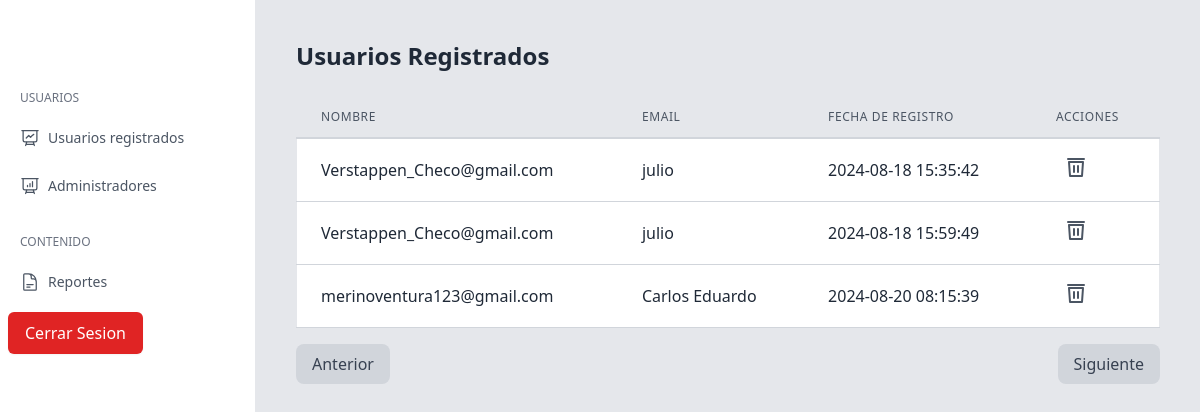
/crud-ad/index.php (signed in), run on an earlier commit of the app's database.
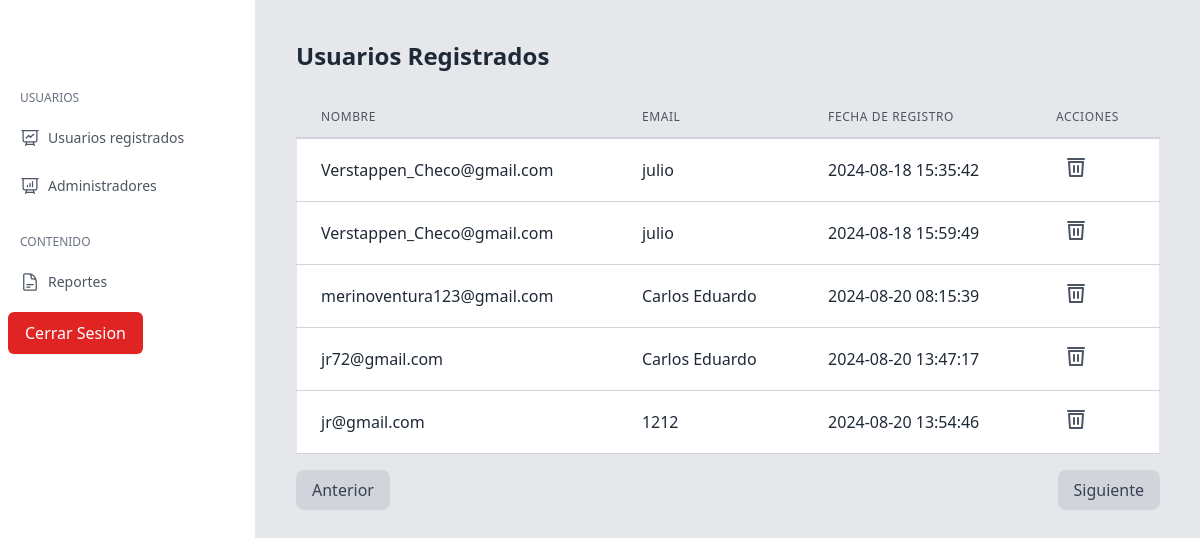
And on a later commit of the database.
### tables this page shows
CREATE TABLE `registro` (
  `id` int(11) NOT NULL,
  `nombre` text NOT NULL,
  `apellido` text NOT NULL,
  `email` text NOT NULL,
  `contra` text NOT NULL,
  `fecha_registro` datetime NOT NULL DEFAULT current_timestamp()
);

### src/crud-ad/php/ver_usu.php (the view, shortened to what this page needs)
<?php
$servername = "localhost";
$username = "root";
$password = "";
$database = "crea";
$results_per_page = 6;
if (isset($_GET['page']) && is_numeric($_GET['page'])) {
    $current_page = $_GET['page'];
} else {
    $current_page = 1;
}
$start_from = ($current_page - 1) * $results_per_page;
$conn = new mysqli($servername, $username, $password, $database);
$sql = "SELECT * FROM `registro` LIMIT $start_from, $results_per_page";
$result = $conn->query($sql);
if ($result->num_rows > 0) {
    while ($row = $result->fetch_assoc()) {
        echo '<tr>';
        echo '<td class="px-6 py-4 whitespace-no-wrap border-b border-gray-300 dark:border-gray-700">' . htmlspecialchars($row['email']) . '</td>';
        echo '<td class="px-6 py-4 whitespace-no-wrap border-b border-gray-300 dark:border-gray-700">' . htmlspecialchars($row['nombre']) . '</td>';
        echo '<td class="px-6 py-4 whitespace-no-wrap border-b border-gray-300 dark:border-gray-700">' . htmlspecialchars($row['fecha_registro']) . '</td>';
        echo '<td class="px-6 py-4 whitespace-no-wrap border-b border-gray-300 dark:border-gray-700">';
        echo '<form method="POST" style="display:inline-block;">';
        echo '<button type="submit" class="text-gray-600 dark:text-gray-200 hover:text-red-500 dark:hover:text-red-400 mx-2">';
        echo '<svg xmlns="http://www.w3.org/2000/svg" class="h-6 w-6" fill="none" viewBox="0 0 24 24" stroke="currentColor">';
        echo '<path stroke-linecap="round" stroke-linejoin="round" stroke-width="2" d="M19 7l-1 14H6L5 7m14 0H5M4 4h16M10 11v6m4-6v6" />';
        echo '</svg>';
        echo '</button>';
        echo '</form>';
        echo '</td>';
        echo '</tr>';
    }
} else {
    echo "<tr><td colspan='4'>No hay administradores registrados.</td></tr>";
}
?>

### src/crud-ad/index.php (shortened to what this page needs)
<!doctype html>
<html class="bg-gray-200">
<head>
    <link href="../output.css" rel="stylesheet">
    <link rel="stylesheet" href="css/index.css">
</head>
<body>
    <div class="flex h-screen">
    <?php
        include('templates/aside.php')
        ?>
        <main class="flex-1 p-10">
            <h1 class="text-2xl font-bold mb-6">Usuarios Registrados</h1>
            <div class="overflow-x-auto">
            <table class="min-w-full bg-white dark:bg-gray-900 border dark:border-gray-700">
            <thead>
                        <tr>
                            <th class="px-6 py-3 border-b-2 border-gray-300 dark:border-gray-700 bg-gray-200 dark:bg-gray-800 text-left text-xs leading-4 font-medium text-gray-600 dark:text-gray-200 uppercase tracking-wider">
                                Nombre
                            </th>
                            <th class="px-6 py-3 border-b-2 border-gray-300 dark:border-gray-700 bg-gray-200 dark:bg-gray-800 text-left text-xs leading-4 font-medium text-gray-600 dark:text-gray-200 uppercase tracking-wider">
                                Email
                            </th>
                            <th class="px-6 py-3 border-b-2 border-gray-300 dark:border-gray-700 bg-gray-200 dark:bg-gray-800 text-left text-xs leading-4 font-medium text-gray-600 dark:text-gray-200 uppercase tracking-wider">
                                Fecha de Registro
                            </th>
                            <th class="px-6 py-3 border-b-2 border-gray-300 dark:border-gray-700 bg-gray-200 dark:bg-gray-800 text-left text-xs leading-4 font-medium text-gray-600 dark:text-gray-200 uppercase tracking-wider">
                                Acciones
                            </th>
                        </tr>
                    </thead>
            <?php
            include('php/ver_usu.php')
            ?>
            </table>
            <div class="flex justify-between items-center mt-4">
                    <button id="prev-btn" class="px-4 py-2 bg-gray-300 text-gray-700 rounded-lg hover:bg-gray-400">Anterior</button>
                    <button id="next-btn" class="px-4 py-2 bg-gray-300 text-gray-700 rounded-lg hover:bg-gray-400">Siguiente</button>
                </div>
            </div>
        </main>
    </div>
</body>
</html>

### src/crud-ad/templates/aside.php (shortened to what this page needs)
<aside class="flex flex-col w-64 h-full px-5 py-8 overflow-y-auto bg-white border-r rtl:border-r-0 rtl:border-l dark:bg-gray-900 dark:border-gray-700">
            <a href="#">
                <img class="w-auto h-7" src="https://merakiui.com/images/logo.svg" alt="">
            </a>
            <div class="flex flex-col justify-between flex-1 mt-6">
                <nav class="-mx-3 space-y-6 ">
                    <div class="space-y-3 ">
                        <label class="px-3 text-xs text-gray-500 uppercase dark:text-gray-400">Usuarios</label>
                        <a class="flex items-center px-3 py-2 text-gray-600 transition-colors duration-300 transform rounded-lg dark:text-gray-200 hover:bg-gray-100 dark:hover:bg-gray-800 dark:hover:text-gray-200 hover:text-gray-700" href="index.php">
                            <span class="mx-2 text-sm font-medium">Usuarios registrados </span>
                        </a>
                        <a class="flex items-center px-3 py-2 text-gray-600 transition-colors duration-300 transform rounded-lg dark:text-gray-200 hover:bg-gray-100 dark:hover:bg-gray-800 dark:hover:text-gray-200 hover:text-gray-700" href="agreagr_ad.php">
                            <span class="mx-2 text-sm font-medium">Administradores</span>
                        </a>
                    </div>
                    <div class="space-y-3 ">
                        <label class="px-3 text-xs text-gray-500 uppercase dark:text-gray-400">Contenido</label>
                        <a class="flex items-center px-3 py-2 text-gray-600 transition-colors duration-300 transform rounded-lg dark:text-gray-200 hover:bg-gray-100 dark:hover:bg-gray-800 dark:hover:text-gray-200 hover:text-gray-700" href="reporte.php">
                            <span class="mx-2 text-sm font-medium">Reportes</span>
                        </a>
                        <a href="../PHP/logout.php"
                            class="inline-flex items-center px-4 py-2 text-white bg-red-600 border border-transparent rounded-md shadow-sm hover:bg-red-700 focus:outline-none focus:ring-2 focus:ring-offset-2 focus:ring-red-500">
                            Cerrar Sesion
                        </a>
                    </div>
                </nav>
            </div>
        </aside>

What changed in the data, as far as the page shows it:
added registro: email "jr72@gmail.com", nombre "Carlos Eduardo", fecha_registro "2024-08-20 13:47:17"
added registro: email "jr@gmail.com", nombre "1212", fecha_registro "2024-08-20 13:54:46"
